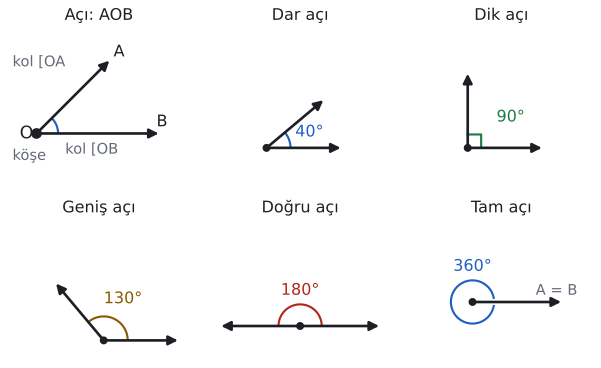

The script that drew this image:
import sys; sys.path.insert(0, "tools")
from cizim import *

# Açının öğeleri ve ölçüsüne göre açı türleri: dar 40°, dik 90°, geniş 130°, doğru 180°, tam 360°.
def yon(d): return np.array([np.cos(np.radians(d)), np.sin(np.radians(d))])
def isin(ax, O, d, L=1.6, renk=YAZI):
    P = O + L * yon(d)
    ax.annotate("", xy=P, xytext=O, arrowprops=dict(arrowstyle="-|>", color=renk, lw=2, mutation_scale=14))
    return P

fig, axs = plt.subplots(2, 3, figsize=(6.5, 4.4))
O = np.array([0.0, 0.0])
for ax in axs.flat:
    ax.set_aspect("equal"); ax.axis("off"); ax.set_xlim(-1.9, 1.9); ax.set_ylim(-1.0, 1.9)

# 1) Açının öğeleri
ax = axs[0, 0]
O1 = np.array([-1.3, -0.3])
A = isin(ax, O1, 45, 2.2); B = isin(ax, O1, 0, 2.6)
nokta(ax, *O1, "O", dx=-0.35, dy=-0.1)
ax.text(*(A + [0.05, 0.05]), "A", fontsize=12); ax.text(*(B + [-0.1, 0.15]), "B", fontsize=12)
aci(ax, O1, B, A, r=0.45, renk=MAVI)
ax.text(-0.15, -0.72, "kol [OB", fontsize=11, color=SOLUK, ha="center")
ax.text(-1.25, 1.1, "kol [OA", fontsize=11, color=SOLUK, ha="center")
ax.text(-1.45, -0.85, "köşe", fontsize=11, color=SOLUK, ha="center")
ax.set_title("Açı: AOB", fontsize=12, color=YAZI)

# 2) Dar  3) Dik  4) Geniş
for ax, d, ad, ren in ((axs[0, 1], 40, "Dar açı", MAVI), (axs[0, 2], 90, "Dik açı", YESIL), (axs[1, 0], 130, "Geniş açı", SARI)):
    Ox = np.array([-0.7 if d < 100 else 0.1, -0.6])
    P1 = isin(ax, Ox, 0, 1.6); P2 = isin(ax, Ox, d, 1.6)
    ax.plot(*Ox, "o", color=YAZI, markersize=5)
    if d == 90:
        s = 0.28
        ax.plot([Ox[0] + s, Ox[0] + s, Ox[0]], [Ox[1], Ox[1] + s, Ox[1] + s], color=ren, lw=1.6)
        ax.text(Ox[0] + 0.6, Ox[1] + 0.55, "90°", color=ren, fontsize=12)
    else:
        aci(ax, Ox, P1, P2, r=0.5, renk=ren)
        m = np.radians(d / 2); ax.text(Ox[0] + 0.95 * np.cos(m), Ox[1] + 0.95 * np.sin(m), f"{d}°", color=ren, fontsize=12, ha="center", va="center")
    ax.set_title(ad, fontsize=12, color=YAZI)

# 5) Doğru açı
ax = axs[1, 1]
Ox = np.array([0.0, -0.3])
isin(ax, Ox, 0, 1.7); isin(ax, Ox, 180, 1.7)
ax.plot(*Ox, "o", color=YAZI, markersize=5)
ax.add_patch(patches.Arc(Ox, 0.9, 0.9, theta1=0, theta2=180, color=KIRMIZI, lw=1.6))
ax.text(0, 0.35, "180°", color=KIRMIZI, ha="center", fontsize=12)
ax.set_title("Doğru açı", fontsize=12, color=YAZI)

# 6) Tam açı
ax = axs[1, 2]
Ox = np.array([-0.6, 0.2])
isin(ax, Ox, 0, 1.9)
ax.text(Ox[0] + 1.75, Ox[1] + 0.15, "A = B", fontsize=11, color=SOLUK, ha="center")
ax.plot(*Ox, "o", color=YAZI, markersize=5)
ax.add_patch(patches.Arc(Ox, 0.9, 0.9, theta1=8, theta2=352, color=MAVI, lw=1.6))
ax.text(Ox[0], Ox[1] + 0.65, "360°", color=MAVI, ha="center", fontsize=12)
ax.set_title("Tam açı", fontsize=12, color=YAZI)

fig.tight_layout()
kaydet(fig, __file__)
